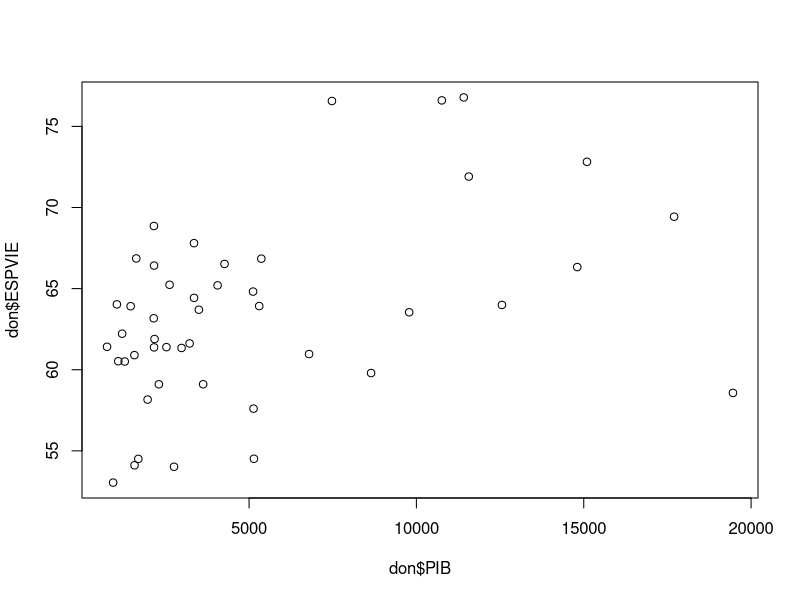
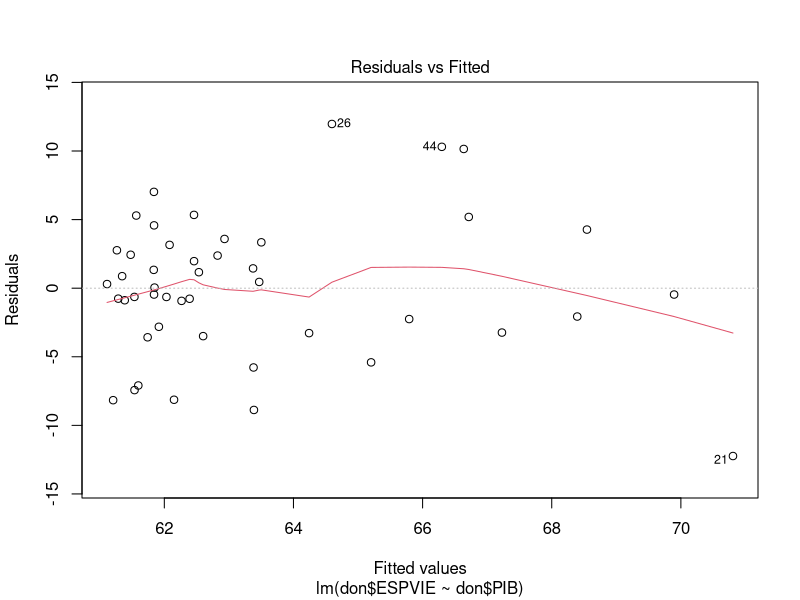
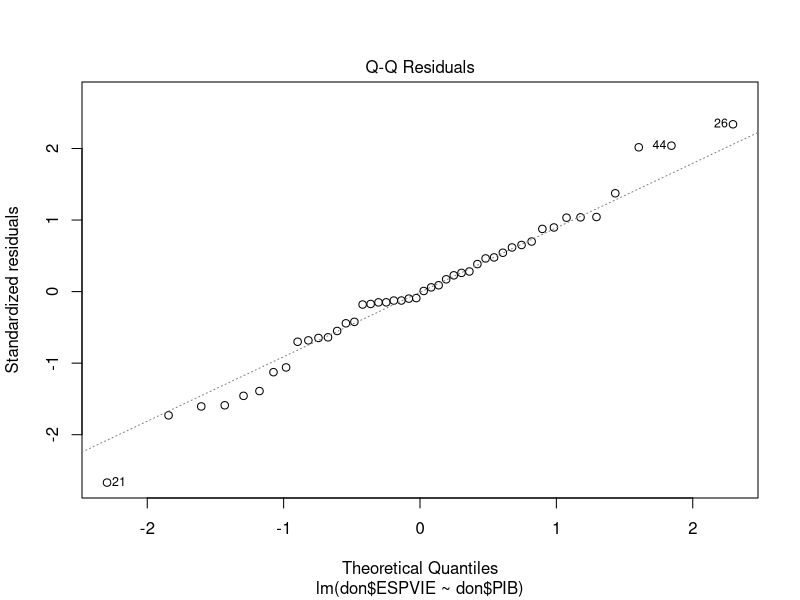
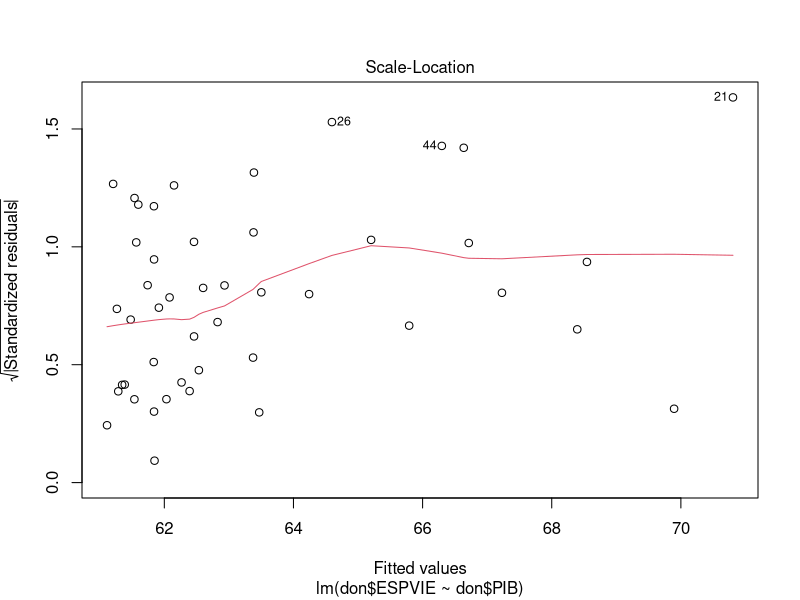
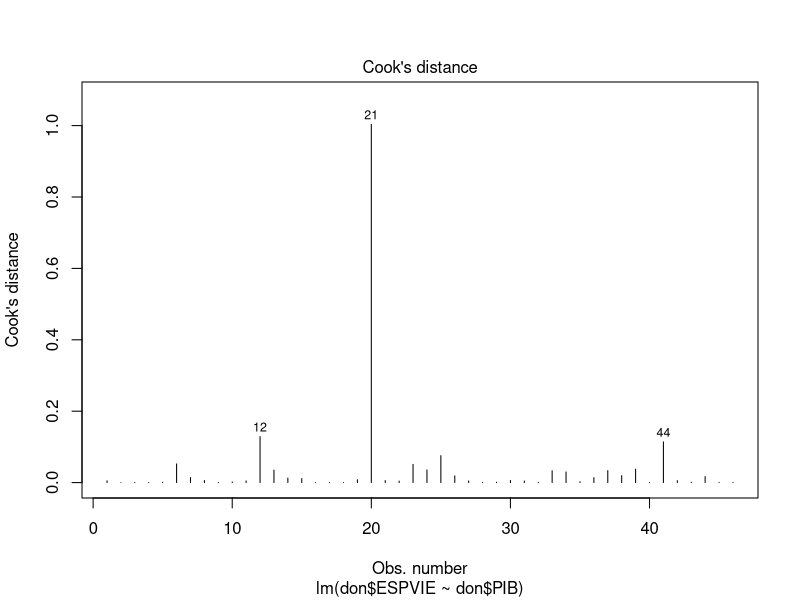
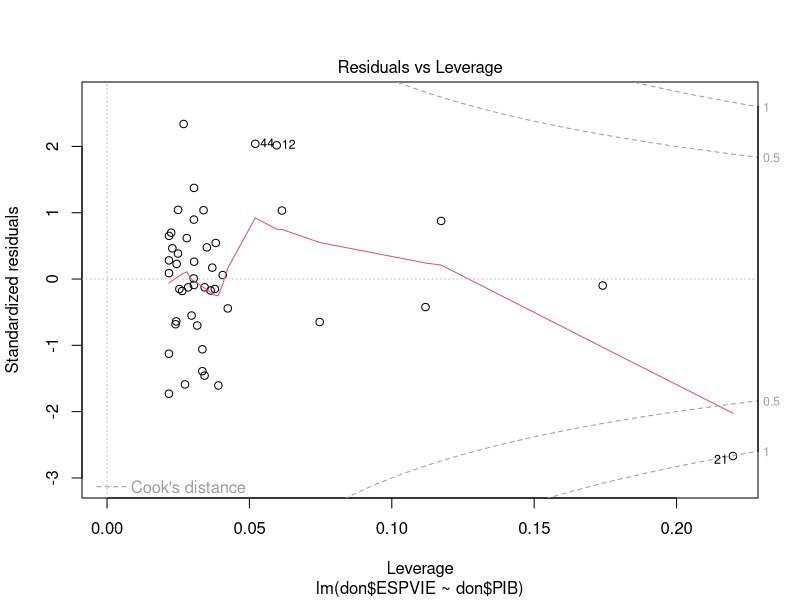
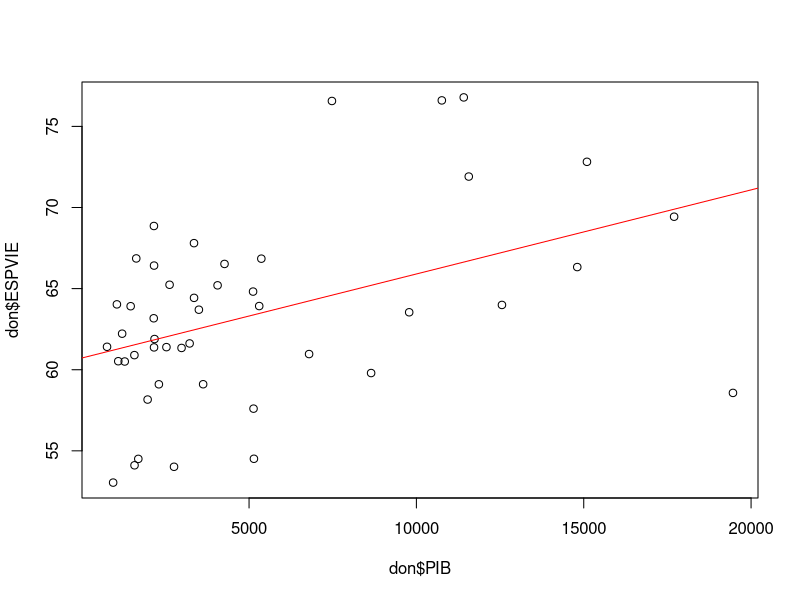

Source code (R) for these figures, in order:
# Mon premier programme avec Claude

# Chargement des données

don<-read.table(file="DEV-AFRIC-2018/data/afrika_don.csv",
           header=TRUE,
           sep=";",
           quote='"',
           dec=",")

# Résumé de tout le tableau
summary(don)

# Résumé d'une simple variable
summary(don$PIB)
sd(don$PIB,na.rm = T)

# Sélection de colonne
don2<- don[,c(1,2,4,5,6)]

# Résumé du tabeau simplifié
summary(don2)

# Diagramme de corrélation 
plot(don$PIB,don$ESPVIE)

# Coefficient de corrélation
cor(don$PIB,don$ESPVIE,use="pairwise.complete.obs")

cor.test(don$PIB,don$ESPVIE,use="pairwise.complete.obs")

# Regression linéaire
boite<-lm(don$ESPVIE~don$PIB)
summary(boite)

anova(boite)
plot(boite,1)
plot(boite,2)
plot(boite,3)
plot(boite,4)
plot(boite,5)

# Tracé de la droite de régression
plot(don$PIB,don$ESPVIE)
abline(boite,col="red")
